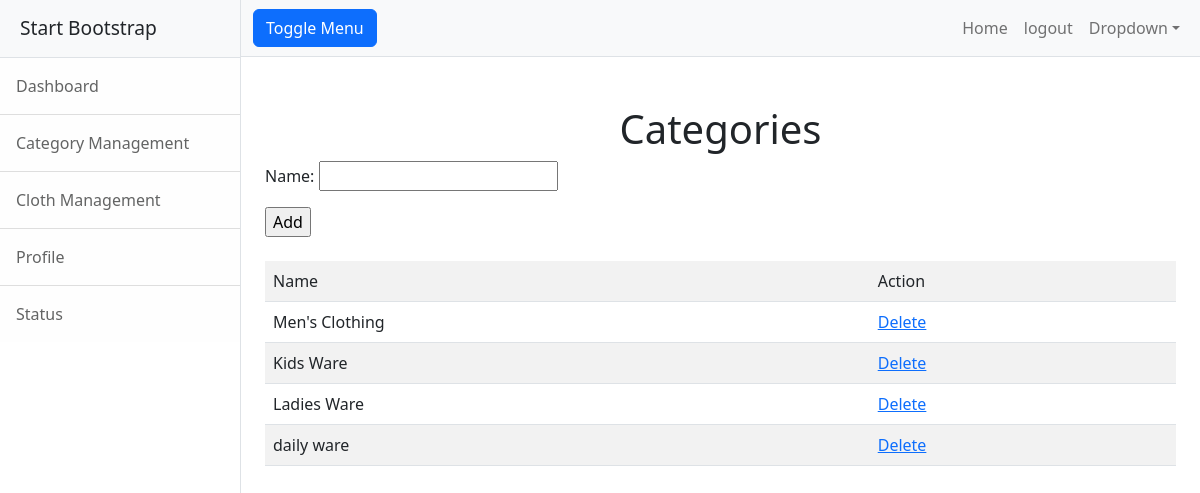
Screenshot of /category/add (signed in) with the database file from the repository.
### yousta/models.py (models this page shows, shortened)
class Category(models.Model):
    name=models.CharField(max_length=200,unique=True)
    is_active=models.BooleanField(default=True)

### yousta/views.py (the view, shortened to what this page needs)
# urls.py: path("category/add",CategoryCreateView.as_view(),name="add-category"),
@method_decorator(decs,name="dispatch")
class CategoryCreateView(CreateView,ListView):
    template_name="yousta/category_add.html"
    form_class=CategoryCreateForm
    model=Category
    context_object_name="categories"
    success_url=reverse_lazy("add-category")
    def get_queryset(self):
        return Category.objects.filter(is_active=True)

### yousta/forms.py
class CategoryCreateForm(forms.ModelForm):
    class Meta:
        model=Category
        fields=["name"]

### yousta/views.py (called while the page is built)
def signin_required(fn):
    def wrapper(request,*args,**kwargs):
        if not  request.user.is_authenticated:
            messages.error(request,"invalid session!!")
            return redirect("signin")
        else:
            return fn(request,*args,**kwargs)
    return wrapper

def is_admin(fn):
    def wrapper(request,*args,**kwargs):
        if  not request.user.is_superuser:
            messages.error(request,"permission denied for current user ! !")
            return redirect("signin")
        else:
            return fn(request,*args,**kwargs)
    return wrapper

### yousta/templates/yousta/category_add.html (shortened to what this page needs)
{%extends 'yousta/base.html'%}
{%block body_block%}
<div class="container mt-5 d-flex flex-column align-items-center">
  <h1 class="text-center">Categories</h1>
  <div class="w-100">
    <form action="" method="post">
      {{ form.as_p }}
      <input type="submit" value="Add" />
    </form>
  </div>
  <div class="mt-4 w-100">
    <table class="table table-striped">
      <tr>
        <td>Name</td>
        <td>Action</td>
      </tr>
      {% for cat in categories %}
        <tr>
          <td>{{ cat.name }}</td>
          <td>
            <a href="{%url 'remove-category' cat.id%}">Delete</a>
          </td>
        </tr>
      {% endfor %}
    </table>
  </div>
</div>
{% endblock %}

### rows the page displays
Category: name "Men's Clothing"
Category: name "Kids Ware"
Category: name "Ladies Ware"
Category: name "daily ware"
